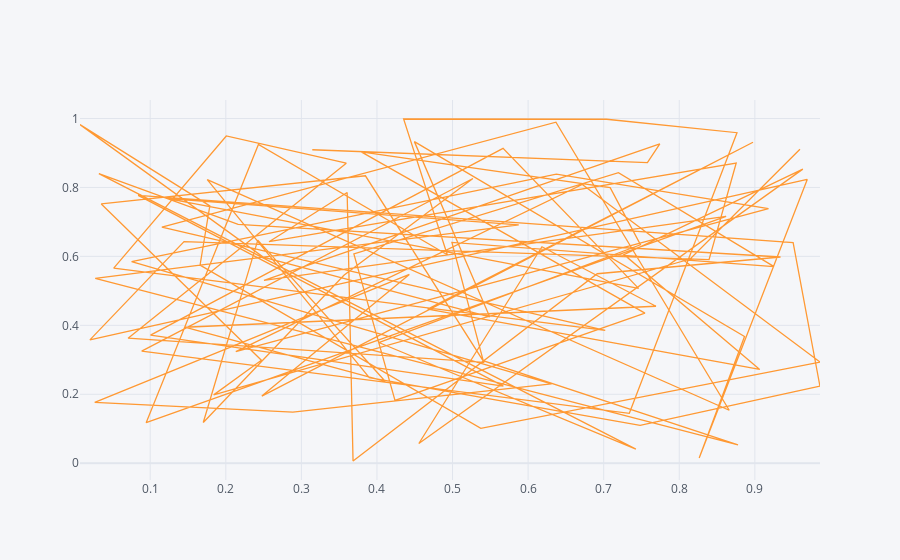

The cell this chart's notebook holds for it:
### Code cell
df.iplot(kind='scatter', x='a', y='b')
